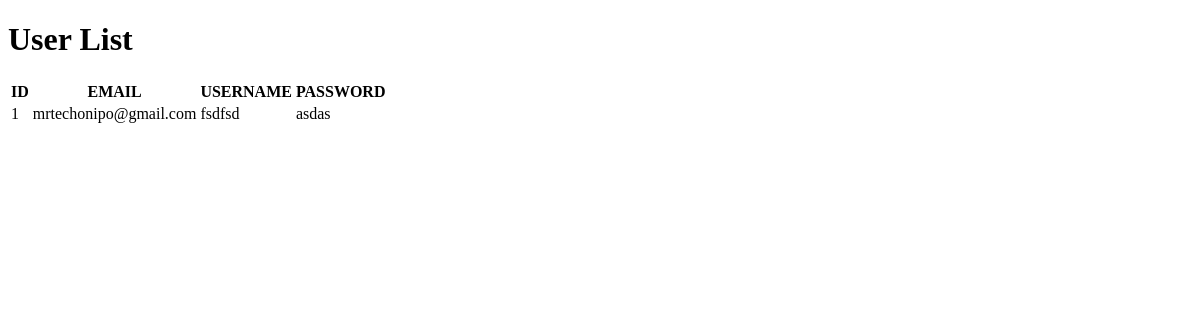
The app's page /view_database, older data.
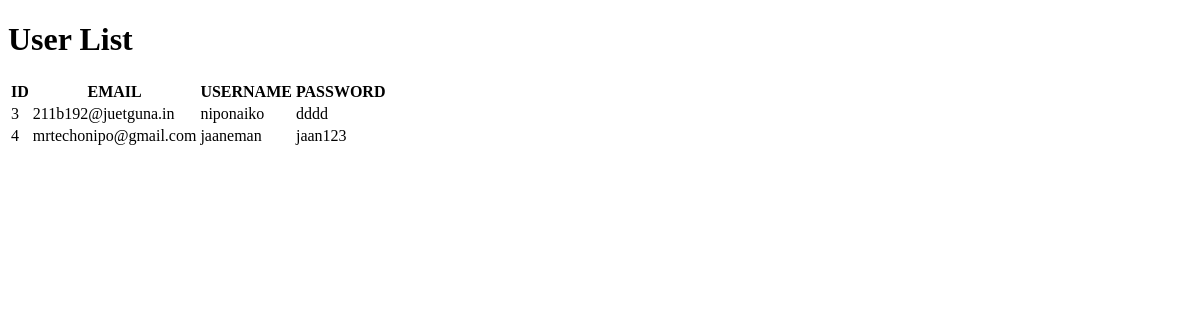
The same page, newer data.
### app.py (models this page shows, shortened)
class User(db.Model):
    id = db.Column(db.Integer, primary_key=True)
    email = db.Column(db.String(30), unique=True, nullable=False)
    username = db.Column(db.String(10), unique=True, nullable=False)
    password = db.Column(db.String(8), nullable=False)

### app.py (the view)
@app.route('/view_database')
def database_interaction():
    users = User.query.all()
    return render_template('dbinteract.html', users = users)

### templates/dbinteract.html (shortened to what this page needs)
<!DOCTYPE html>
<html lang="en">
<head>
</head>
<body>
    <h1> User List</h1>
    <table>
        <thead>
            <tr>
                <th>ID</th>
                <th>EMAIL</th>
                <th>USERNAME</th>
                <th>PASSWORD</th>
            </tr>
        </thead>
        <tbody>
            {% for user in users %}
            <tr>
                <td>{{ user.id }}</td>
                <td>{{ user.email }}</td>
                <td>{{ user.username }}</td>
                <td>{{ user.password }}</td>
            </tr>
            {% endfor %}
        </tbody>
    </table>
</body>
</html>

Row changes from the older to the newer data that the page shows:
removed User: id "1", email "mrtechonipo@gmail.com", username "fsdfsd", password "asdas"
added User: id "3", email "211b192@juetguna.in", username "niponaiko", password "dddd"
added User: id "4", email "mrtechonipo@gmail.com", username "jaaneman", password "jaan123"
